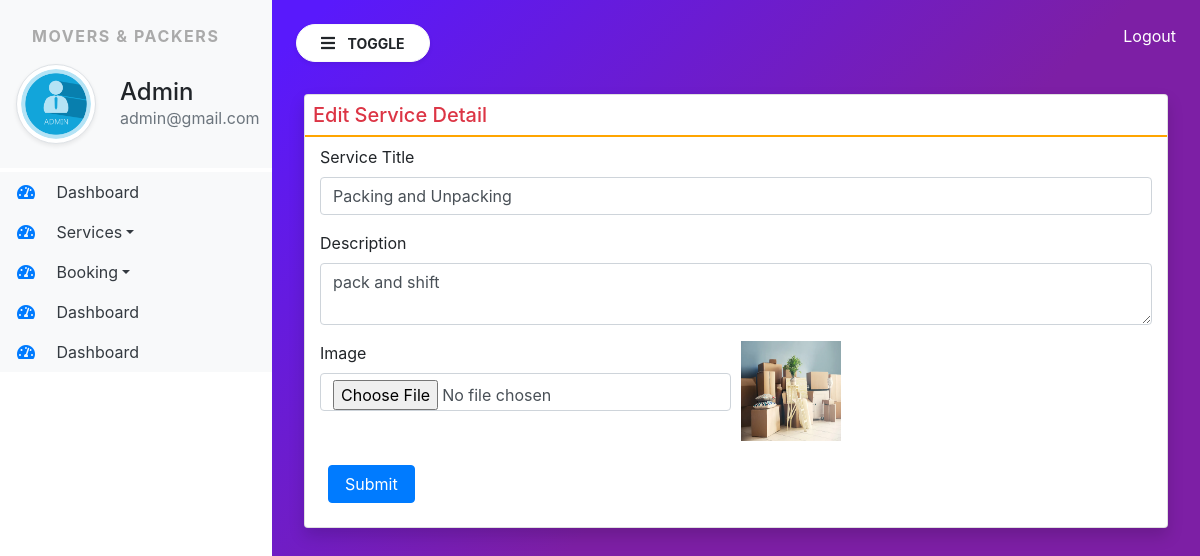
Page /edit_service/5 (signed in) on the committed database.
### moverspackers/models.py (models this page shows, shortened)
class Services(models.Model):
    title = models.CharField(max_length=200, null=True)
    description = models.CharField(max_length=5000, null=True)
    image = models.FileField(null=True)
    creationdate = models.DateTimeField(auto_now_add=True)

### moverspackers/views.py (the view, shortened to what this page needs)
# urls.py: path('edit_service/<int:pid>', edit_service, name="edit_service"),
def edit_service(request,pid):
    if not request.user.is_authenticated:
        return redirect('admin_login')
    service = Services.objects.get(id=pid)
    error = ""
    return render(request, 'edit_service.html',locals())

### moverspackers/templates/edit_service.html (shortened to what this page needs)
{% extends 'admin_base.html' %}
{% block main %}
<div class="card shadow m-2">
    <div clsss="card-body">
        <h5 class="p-2 text-danger" style="border-bottom : 2px solid orange">Edit Service Detail</h5>
        <div class="container-fluid">
            <form method="post" enctype="multipart/form-data">
                <div class="form-row">
                    <div class="col-sm-12">
                        <div class="form-group">
                           <label>Service Title</label>
                           <input type="text" name="servicetitle" class="form-control" placeholder="Service Title" value="{{service.title}}">
                        </div>
                    </div>
                    <div class="col-sm-12">
                        <div class="form-group">
                           <label>Description</label>
                           <textarea name="description" class="form-control" placeholder="Description">{{service.description}}</textarea>
                        </div>
                    </div>
                    <div class="col-sm-6">
                        <div class="form-group">
                           <label>Image</label>
                           <input type="file" name="image" class="form-control" >
                        </div>
                    </div>
                    <div class="col-sm-6">
                        <div class="form-group">
                            <img src="{{service.image.url}}" height="100" width="100">
                         </div>
                    </div>
                </div>
                <input type="submit" value="Submit" class="m-2 px-3 btn btn-primary">
            </form>
        </div>
    </div>
{% endblock %}

### moverspackers/templates/admin_base.html (shortened to what this page needs)
{% load static %}
<html>
    <head>
        <link rel="stylesheet" href="https://cdn.jsdelivr.net/npm/bootstrap@4.6.1/dist/css/bootstrap.min.css">
        <link rel= "stylesheet" href="{% static 'css/sidebar.css' %}">
        <link rel="stylesheet" href="https://use.fontawesome.com/releases/v5.7.0/css/all.css">
        <link rel="stylesheet" href="https://cdn.datatables.net/1.12.0/css/jquery.dataTables.min.css">
        <link rel="stylesheet" href="https://cdn.datatables.net/buttons/2.2.3/css/buttons.dataTables.min.css">
    </head>
    <body>
        <div class="bg-white vertical-nav" id="sidebar">
            <div class="py-4 px-3 bg-light mb-1">
                <p class="font-weight-bold text-uppercase px-3 sidebar-title">Movers & Packers</p>
                <div class="media d-flex align-items-center">
                    <img src="{% static 'images/admin.png' %}" width="80" height="80" class="mr-4 rounded-circle img-thumbnail shadow-sm">
                    <div class="media-body">
                        <h4 class="mb-0">Admin</h4>
                        <p class="text-muted mb-0">{{request.user.email}}</p>
                    </div>
                </div>
            </div>
            <ul class="nav flex-column bg-white">
                <li class="nav-item">
                    <a href="{% url 'admin_home' %}" class="nav-link text-dark bg-light">
                        <i class="fas fa-tachometer-alt fa-fw mr-3 text-primary"></i>
                        Dashboard
                    </a>
                </li>
                <li class="nav-item dropdown">
                    <a href="#" class="nav-link dropdown-toggle text-dark bg-light" id="navbardrop" data-toggle="dropdown">
                        <i class="fas fa-tachometer-alt fa-fw mr-3 text-primary"></i>
                        Services</a>
                </li>
                <li class="nav-item dropdown">
                    <a href="#" class="nav-link dropdown-toggle text-dark bg-light" id="navbardrop" data-toggle="dropdown">
                        <i class="fas fa-tachometer-alt fa-fw mr-3 text-primary"></i>
                        Booking</a>
                </li>
                <li class="nav-item">
                    <a href="{% url 'admin_home' %}" class="nav-link text-dark bg-light">
                        <i class="fas fa-tachometer-alt fa-fw mr-3 text-primary"></i>
                        Dashboard
                    </a>
                </li>
                <li class="nav-item">
                    <a href="{% url 'admin_home' %}" class="nav-link text-dark bg-light">
                        <i class="fas fa-tachometer-alt fa-fw mr-3 text-primary"></i>
                        Dashboard
                    </a>
                </li>
            </ul>
        </div>
        <div class="page-content p-4" id="content">
            <a href="{% url 'logout' %}" title="logout" class="text-white float-right">Logout</a>
            <button id="sidebarCollapse" type="button" class="btn btn-light bg-white rounded-pill shadow-sm px-4 mb-4">
                <i class="fas fa-bars mr-2"></i>
                <small class="text-uppercase font-weight-bold">Toggle</small>
            </button>
            {% block main %}
            {% endblock %}
    </body>
</html>

### moverspackers/static/css/sidebar.css (style rules this page uses)
.sidebar-title { letter-spacing: 0.1em; color: #aaa; }
body { background-image: linear-gradient(135.9deg,rgba(89,25,252,1) 16.4%,rgba(125,31,165,1) 56.1%); max-height: 100vh; }
.vertical-nav { min-width: 17rem; width: 17rem; height: 100vh; position: fixed; top: 0; left: 0; transition:all 0.4s }
.page-content { width: calc(100%-17rem); margin-left: 17rem; transition:all 0.4s }

### rows in the picture
Services: servicetitle "Packing and Unpacking", description "pack and shift", image (picture)

### other values in the picture
{{ request.user.email }} "admin@gmail.com"
